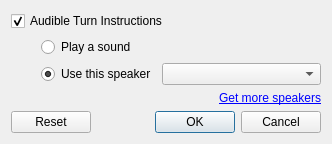
<?xml version="1.0" encoding="UTF-8"?>
<ui version="4.0">
 <class>RoutingConfigDialog</class>
 <widget class="QDialog" name="RoutingConfigDialog">
  <property name="geometry">
   <rect>
    <x>0</x>
    <y>0</y>
    <width>332</width>
    <height>139</height>
   </rect>
  </property>
  <property name="windowTitle">
   <string>Routing Configuration - Marble</string>
  </property>
  <layout class="QVBoxLayout" name="verticalLayout_2">
   <item>
    <widget class="QCheckBox" name="voiceNavigationCheckBox">
     <property name="text">
      <string>Audible Turn Instructions</string>
     </property>
     <property name="checked">
      <bool>true</bool>
     </property>
    </widget>
   </item>
   <item>
    <layout class="QHBoxLayout" name="horizontalLayout_2">
     <item>
      <spacer name="horizontalSpacer">
       <property name="orientation">
        <enum>Qt::Horizontal</enum>
       </property>
       <property name="sizeType">
        <enum>QSizePolicy::Fixed</enum>
       </property>
       <property name="sizeHint" stdset="0">
        <size>
         <width>30</width>
         <height>20</height>
        </size>
       </property>
      </spacer>
     </item>
     <item>
      <layout class="QVBoxLayout" name="verticalLayout">
       <item>
        <widget class="QRadioButton" name="soundRadioButton">
         <property name="text">
          <string>Play a sound</string>
         </property>
        </widget>
       </item>
       <item>
        <layout class="QHBoxLayout" name="horizontalLayout">
         <item>
          <widget class="QRadioButton" name="speakerRadioButton">
           <property name="text">
            <string>Use this speaker</string>
           </property>
           <property name="checked">
            <bool>true</bool>
           </property>
          </widget>
         </item>
         <item>
          <widget class="QComboBox" name="speakerComboBox">
           <property name="sizePolicy">
            <sizepolicy hsizetype="MinimumExpanding" vsizetype="Fixed">
             <horstretch>0</horstretch>
             <verstretch>0</verstretch>
            </sizepolicy>
           </property>
          </widget>
         </item>
        </layout>
       </item>
      </layout>
     </item>
    </layout>
   </item>
   <item>
    <widget class="QLabel" name="label_2">
     <property name="text">
      <string>&lt;a href=&quot;http://userbase.kde.org/Marble/CustomSpeakers&quot;&gt;Get more speakers&lt;/a&gt;</string>
     </property>
     <property name="alignment">
      <set>Qt::AlignRight|Qt::AlignTrailing|Qt::AlignVCenter</set>
     </property>
     <property name="openExternalLinks">
      <bool>true</bool>
     </property>
    </widget>
   </item>
   <item>
    <widget class="QDialogButtonBox" name="buttonBox">
     <property name="orientation">
      <enum>Qt::Horizontal</enum>
     </property>
     <property name="standardButtons">
      <set>QDialogButtonBox::Cancel|QDialogButtonBox::Ok|QDialogButtonBox::Reset</set>
     </property>
    </widget>
   </item>
  </layout>
 </widget>
 <resources/>
 <connections>
  <connection>
   <sender>buttonBox</sender>
   <signal>accepted()</signal>
   <receiver>RoutingConfigDialog</receiver>
   <slot>accept()</slot>
   <hints>
    <hint type="sourcelabel">
     <x>248</x>
     <y>254</y>
    </hint>
    <hint type="destinationlabel">
     <x>157</x>
     <y>274</y>
    </hint>
   </hints>
  </connection>
  <connection>
   <sender>buttonBox</sender>
   <signal>rejected()</signal>
   <receiver>RoutingConfigDialog</receiver>
   <slot>reject()</slot>
   <hints>
    <hint type="sourcelabel">
     <x>316</x>
     <y>260</y>
    </hint>
    <hint type="destinationlabel">
     <x>286</x>
     <y>274</y>
    </hint>
   </hints>
  </connection>
  <connection>
   <sender>voiceNavigationCheckBox</sender>
   <signal>toggled(bool)</signal>
   <receiver>speakerComboBox</receiver>
   <slot>setEnabled(bool)</slot>
   <hints>
    <hint type="sourcelabel">
     <x>80</x>
     <y>20</y>
    </hint>
    <hint type="destinationlabel">
     <x>130</x>
     <y>51</y>
    </hint>
   </hints>
  </connection>
  <connection>
   <sender>voiceNavigationCheckBox</sender>
   <signal>toggled(bool)</signal>
   <receiver>speakerRadioButton</receiver>
   <slot>setEnabled(bool)</slot>
   <hints>
    <hint type="sourcelabel">
     <x>165</x>
     <y>14</y>
    </hint>
    <hint type="destinationlabel">
     <x>97</x>
     <y>68</y>
    </hint>
   </hints>
  </connection>
  <connection>
   <sender>voiceNavigationCheckBox</sender>
   <signal>toggled(bool)</signal>
   <receiver>soundRadioButton</receiver>
   <slot>setEnabled(bool)</slot>
   <hints>
    <hint type="sourcelabel">
     <x>165</x>
     <y>14</y>
    </hint>
    <hint type="destinationlabel">
     <x>182</x>
     <y>41</y>
    </hint>
   </hints>
  </connection>
 </connections>
</ui>
